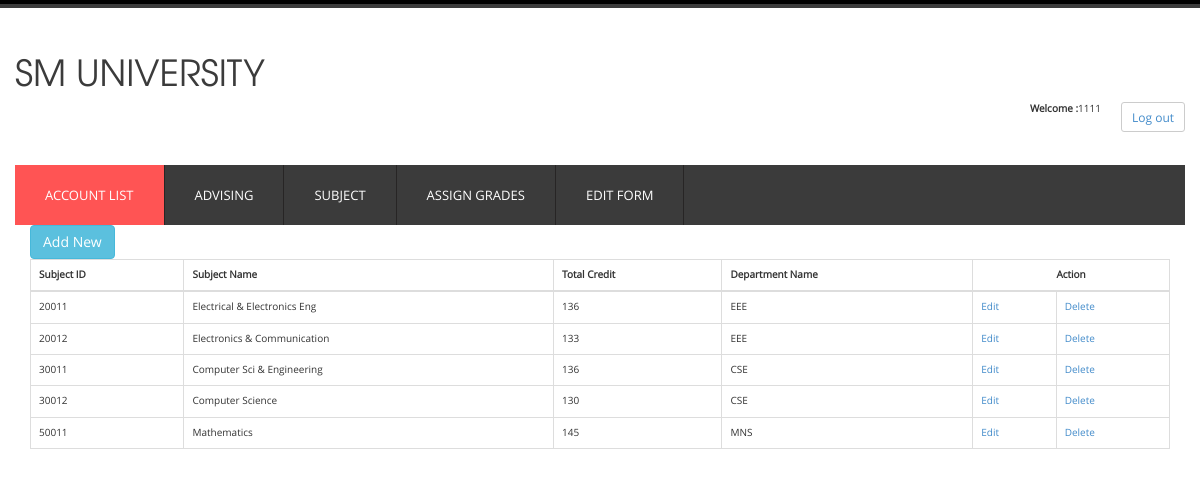
Screenshot of /includes/subject-list.php (signed in) with the database file from the repository.
### tables this page shows
CREATE TABLE `subject` (
  `sub_id` int(7) NOT NULL,
  `sub_name` varchar(50) NOT NULL,
  `sub_credit` int(4) NOT NULL,
  `dept_id` int(11) NOT NULL
);

CREATE TABLE `department` (
  `dept_id` int(5) NOT NULL,
  `dept_name` varchar(20) NOT NULL,
  `dept_loc` varchar(100) NOT NULL
);

### includes/subject-list.php (the view, shortened to what this page needs)
<?php
include_once('database.php');
include_once 'admin-header.php';
?>
<div class="container">
    <div class="row">
        <div class="col-lg-12">
            <a href="add-sub.php" class="btn btn-info">Add New </a><br/>
            <table class="table table-bordered" style width="100%">
                <thead>
                    <tr>
                        <th>Subject ID</th>
                        <th>Subject Name</th>
                        <th>Total Credit</th>
                        <th>Department Name</th>
                        <th colspan="2" style = "text-align:center;"
                        </th>Action</th>
                    </tr>
                </thead>
                <?php
                $query = "SELECT subject.sub_id,subject.sub_name,subject.sub_credit,department.dept_name FROM subject INNER JOIN department on department.dept_id=subject.dept_id ";
                $result = mysqli_query($conn, $query);
                while ($subject = mysqli_fetch_assoc($result)){
                    ?>
                    <tr>
                        <td><?php echo $subject['sub_id']; ?></td>
                        <td><?php echo $subject['sub_name']; ?></td>
                        <td><?php echo $subject['sub_credit']; ?></td>
                        <td><?php  echo $subject['dept_name']; ?></td>
                        <td>
                            <a
                                href="edit_subdetail.php?subjectid=<?php echo $subject['sub_id']?>">Edit
                            </a>
                        </td>
                        <td>
                            <a title="Delete"  href="subject-list.php?act=del&subjectid= <?php echo $subject['sub_id'] ?>">Delete
                            </a>
                        </td>
                    </tr>
                <?php
                }
                ?>
            </table>
        </div>
    </div>
</div>

### css/style.css (style rules this page uses)
body { font-family: 'open_sansregular'; background:#ffffff; font-size: 100%; }

### rows the page displays
subject: sub_id "20011", sub_name "Electrical & Electronics Eng", sub_credit "136", dept.dept_name "EEE"
subject: sub_id "20012", sub_name "Electronics & Communication", sub_credit "133", dept.dept_name "EEE"
subject: sub_id "30011", sub_name "Computer Sci & Engineering", sub_credit "136", dept.dept_name "CSE"
subject: sub_id "30012", sub_name "Computer Science", sub_credit "130", dept.dept_name "CSE"
subject: sub_id "50011", sub_name "Mathematics", sub_credit "145", dept.dept_name "MNS"

### other values shown
$_SESSION['admin'] "1111"
